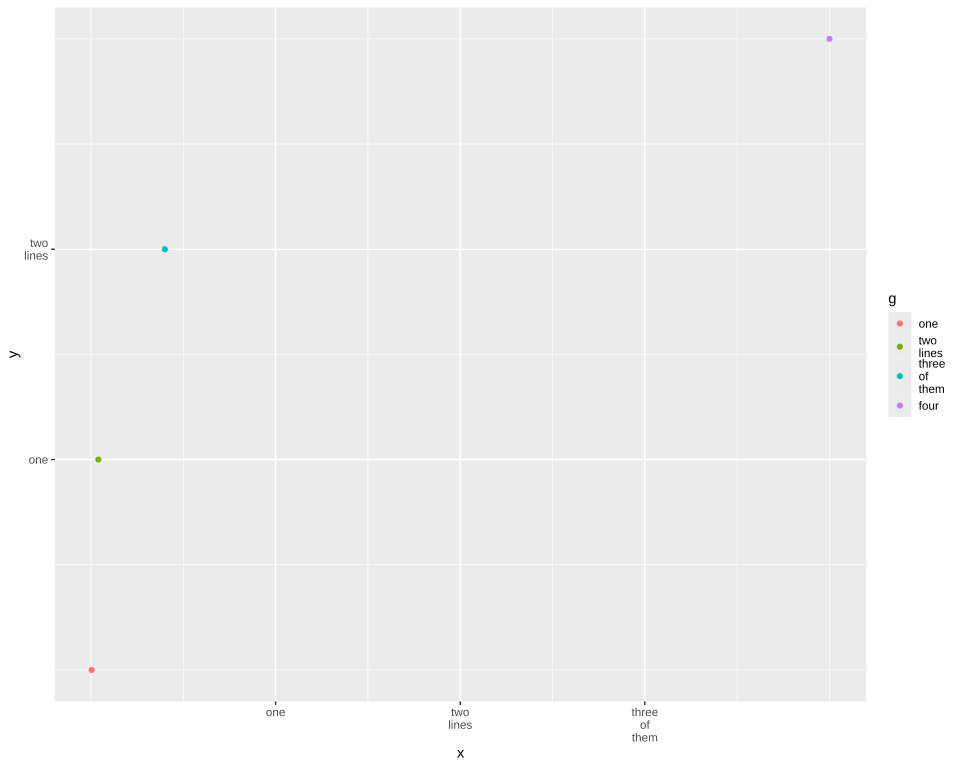

Here is the R script that generated this plot:
# The plot test/golden/labels_lines.svg draws, drawn by ggplot2 itself, as ggplot2's own visual
# tests draw their snapshots: the independent check on that golden whenever it changes. The suite
# never runs this; it needs R, ggplot2 and vdiffr, saved as the Docker image
# giggly-r:ggplot2-4.0.3. From the repository's root:
#
#   docker run --rm -v "$PWD/test/golden":/golden:ro giggly-r:ggplot2-4.0.3 \
#     Rscript /golden/labels_lines.R > labels_lines.ggplot2.svg
#
# and compare the two drawings element by element, as test/golden/point.R describes.
#
# Labels that break over lines: on the x axis, hung from their ticks, each line 0.9 of 1.2 font
# sizes below the one before, the axis as deep as the deepest; on the y axis, centred on their
# breaks; and in a legend, each key's row as tall as its label. First checked with ggplot2 4.0.3
# and vdiffr 1.0.9: every element and clip path matches but svglite's around the whole drawing,
# and the one departure is test/golden/point.R's, the x axis drawn before the y.

library(ggplot2)

points <- data.frame(x = c(1, 10, 100, 1000), y = c(1, 2, 3, 4), g = c("a", "b", "c", "d"))

plot <- ggplot(points, aes(x, y, colour = g)) +
  geom_point() +
  scale_x_continuous(
    breaks = c(250, 500, 750),
    labels = c("one", "two\nlines", "three\nof\nthem")
  ) +
  scale_y_continuous(breaks = c(2, 3), labels = c("one", "two\nlines")) +
  scale_colour_discrete(labels = c("one", "two\nlines", "three\nof\nthem", "four")) +
  theme_gray()

file <- tempfile(fileext = ".svg")
vdiffr::write_svg(plot, file)
cat(readLines(file), sep = "\n")
